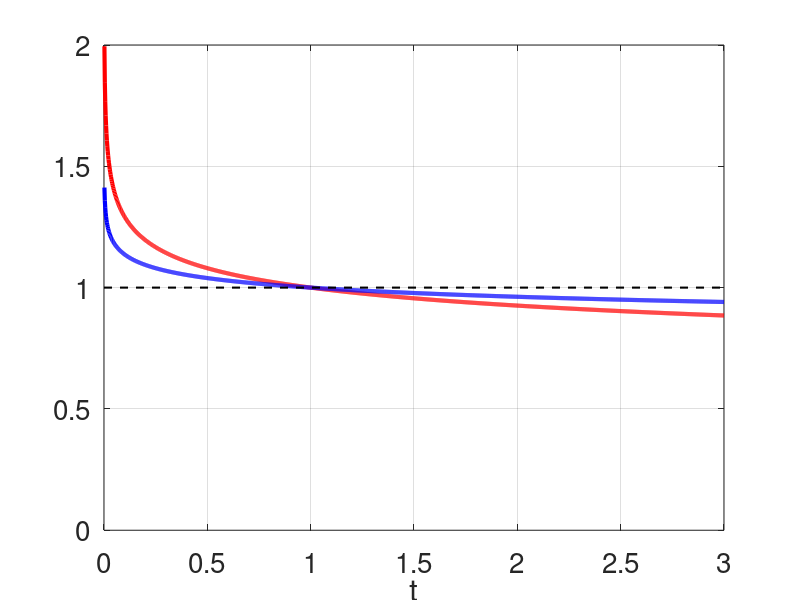

Write the MATLAB code that produced this figure.
% plot of powers of t arising in Halfar solution

L = 3;
dt = 0.002;
t = dt:dt:L;

plot(t,t.^(-1/9),'r','linewidth',3.0)
hold on
plot(t,t.^(-1/18),'b','linewidth',3.0)
plot([0 L],[1 1],'k--','linewidth',1.5)
grid on
set(gca,'fontsize',20)
xlabel t

axis([0 L 0 2])

print -dpdf halfarscalings.pdf

